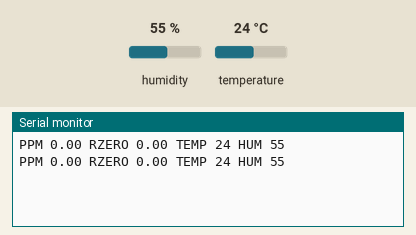
This sketch was run on a simulated Arduino Uno, built with avr-gcc and run on an emulated ATmega328P. Parts: the last lines printed to the serial monitor. The test bench sets the inputs (shaded band); at power-on: humidity 55 %, temperature 24 °C. No radio packets arrive unless stated.

Above: at 2.8 s.
2.9 s: humidity set to 22 %
At 3.9 s:
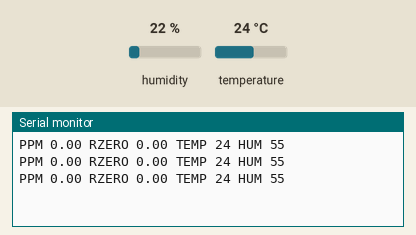
5.6 s: temperature set to 12 °C
At 6.5 s:
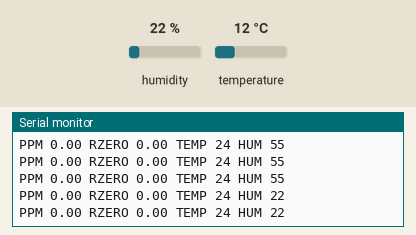
8.3 s: humidity set to 40 %
At 10.5 s:
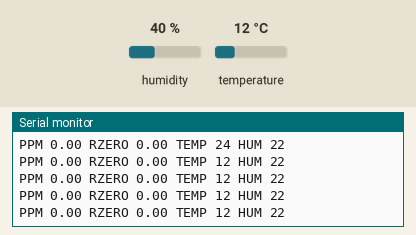
Timing chart, 0 to 12.0 s (numbered marks = the images above; inputs shaded):
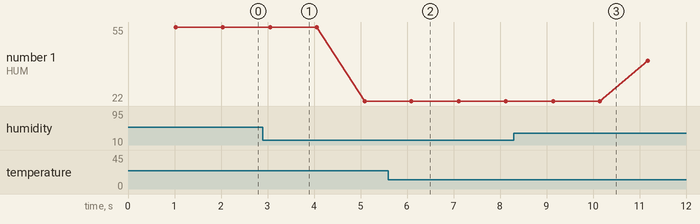

The sketch:

sketch_temp_gas.ino
```cpp
#include <DHT.h>
#include <DHT_U.h>
#include <SPI.h>
#include <nRF24L01.h>
#include <RF24.h>
#include <MQ135.h>

#define PIN_CE 9
#define PIN_CSN 10
#define CH_NUM 0x60
#define gasPinDig 6
#define gasPinAn A0
#define R0 13.635
#define RL 1.96
#define VIN 5.0
#define SCALE 1023
#define A 3.86735
#define P -0.30866

RF24 radio(PIN_CE, PIN_CSN);
byte address[][6] = {"1Node", "2Node", "3Node", "4Node", "5Node", "6Node"};

DHT dht(2, DHT11);
MQ135 gasSensor = MQ135(gasPinAn);

int tempHum[4];

int analogValue, X;
float VOUT, RS, Y;

void setup() {
  Serial.begin(9600);
  pinMode(gasPinAn, INPUT);
  pinMode(gasPinDig, INPUT);
  radio.begin();
  radio.setDataRate(RF24_250KBPS);
  radio.setPALevel(RF24_PA_MAX);
  radio.openWritingPipe(address[0]);
  radio.setChannel(0x60);
  dht.begin();
  radio.powerUp();
  radio.stopListening();

}

void loop() {
  int h = dht.readHumidity();
  int t = dht.readTemperature();

  float ppm = gasSensor.getCO2CorrectedPPM(t, h);
  float rzero = gasSensor.getCO2CorrectedRZero(t, h);
  tempHum[0] = t;
  tempHum[1] = h;
  tempHum[2] = ppm;
  tempHum[3] = rzero;
  radio.write(&tempHum, sizeof(tempHum));
  delay(1000);

  Serial.print("PPM ");
  Serial.print(ppm);
  Serial.print(" RZERO ");
  Serial.print(rzero);
  Serial.print(" TEMP ");
  Serial.print(t);
  Serial.print(" ");
  Serial.print("HUM ");
  Serial.print(h);
  Serial.println();

}
```

Measured:
- plotted number 1: 55 → 22 after the input at 2.9 s, 22 → 40 after the input at 8.3 s
